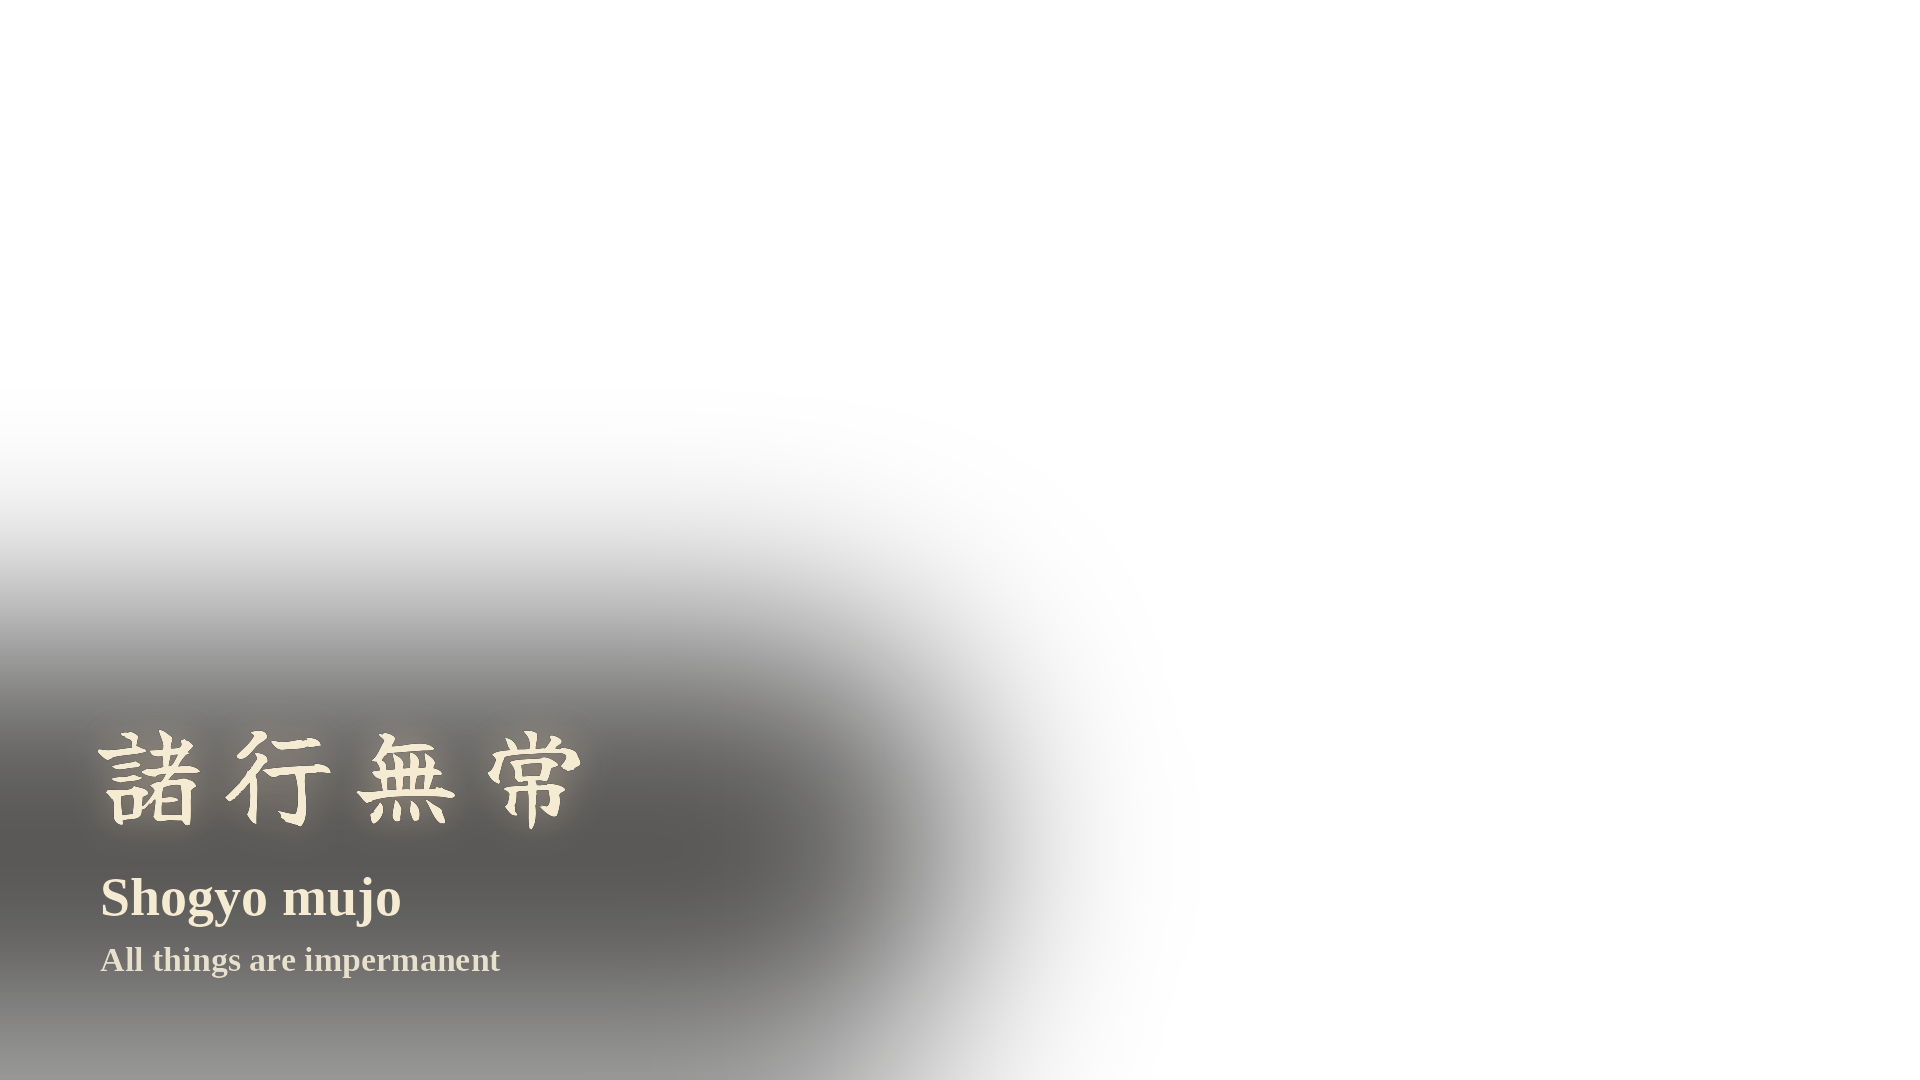

This chart was generated by the following Python code:
#!/usr/bin/env python3
"""FUJIN wisdom overlay — 1920x1080 transparent PNG for the long-form intro.

諸行無常 / Shogyō mujō / "All things are impermanent" — the opening line of
the Heike Monogatari, one of Buddhism's most fundamental truths, without
naming Fujin directly. Overlay ≠ title concept (series rule, same logic as
AMATERASU/TSUKUYOMI/HACHIMAN/BENZAITEN/KANNON scripts).

LEFT-lower over the foreground grass field, clear of the monk (centre) and
the spirit (upper-right). In CapCut: TEXT layer on the top track, start
0:03, end 0:14, fade-in 2s / fade-out 2s, no glow/shadow/box. Cream
#F5EAD2 (channel default), Liberation Serif Bold (the locked channel
font). 4 kanji, horizontal — same layout as kannon-isshidoujin-overlay.py."""
from PIL import Image, ImageDraw, ImageFont, ImageFilter

KANJI = "/home/user/dan-documents/stillwave/assets/fonts/YujiBoku-Regular.ttf"
SERIF = "/usr/share/fonts/truetype/liberation/LiberationSerif-Bold.ttf"
OUT = "/home/user/dan-documents/stillwave/assets/fujin-shogyomujou-overlay.png"
W, H = 1920, 1080
CREAM = (245, 234, 210, 255)
SUB = (231, 224, 205, 255)
X = 96

img = Image.new("RGBA", (W, H), (0, 0, 0, 0))

# soft scrim so cream reads over the foreground grass in the lower-left
s = Image.new("RGBA", (W, H), (0, 0, 0, 0))
ImageDraw.Draw(s).rounded_rectangle((-200, 636, 950, 1060), radius=170, fill=(8, 6, 4, 175))
img.alpha_composite(s.filter(ImageFilter.GaussianBlur(100)))

# 諸行無常 — brush kanji (4 chars), cream, faint warm glow
f = ImageFont.truetype(KANJI, 108)
mask = Image.new("L", (W, H), 0)
md = ImageDraw.Draw(mask)
chars, pitch, y0 = ["諸", "行", "無", "常"], 128, 692
l0, _, r0, _ = f.getbbox(chars[0])
c0 = X + (r0 - l0) / 2
for i, ch in enumerate(chars):
    l, t, r, b = f.getbbox(ch)
    md.text((c0 + i * pitch - (l + (r - l) / 2), y0), ch, font=f, fill=255)
glow = Image.new("RGBA", (W, H), (0, 0, 0, 0))
glow.paste((250, 220, 180, 255), (0, 0),
           mask.filter(ImageFilter.GaussianBlur(18)).point(lambda p: int(p * 0.45)))
img.alpha_composite(glow)
img.alpha_composite(Image.composite(Image.new("RGBA", (W, H), CREAM),
                                    Image.new("RGBA", (W, H), (0, 0, 0, 0)), mask))

d = ImageDraw.Draw(img)
d.text((X + 4, 866), "Shogyo mujo", font=ImageFont.truetype(SERIF, 54), fill=CREAM)
d.text((X + 4, 940), "All things are impermanent",
       font=ImageFont.truetype(SERIF, 34), fill=SUB)

img.save(OUT)
print("saved", OUT)
